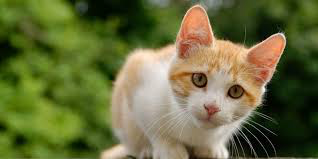
#> input picture TPS7/Para/MPI/TP-MPI/image.png, 318 x 159 px
$ python stretching-base.py
#> lines starting #> are read from the running program, lines starting #| are printed output that depends on the picture
from mpi4py import MPI
import sys
import random
import math
import numpy as np
import matplotlib.image as mpimg
from scipy import misc
import matplotlib.pyplot as plt
import matplotlib.cm as cm

M = 255

# First method for stretching contrast
def f_one(x,n):
	if x==0:
		return 0
	return int(M**(1-n) * (x**n))

# Second method for stretching contrast
def f_two(x,n):
	if x==0:
		return 0
	return int((M**((n-1)/n)) * (x**(1/n)))

# Converts an image to grayscale
def rgb2gray(rgb):
    return np.dot(rgb[...,:3], [0.299, 0.587, 0.114])

# splits a vector "x" in "size" part. In case it does not divide well, the last one receives one less than others
def split(x, size):
	n = math.ceil(len(x) / size)
	return [x[n*i:n*(i+1)] for i in range(size-1)]+[x[n*(size-1):len(x)]]

# unsplits a list x composed of n lists of t elements
def unsplit(x):
	y = []
	n = len(x)
	t = len(x[0])
	for i in range(n):
		for j in range(len(x[i])):
			y.append(x[i][j])
	return y, n, t

# Loads an image on disk named "image.png" and convert it to greyscale, and shows it
def readImage():
	img = mpimg.imread('image.png')
#> img is the input picture: shape (159, 318, 3) float32; mean R, G, B 0.403, 0.421, 0.234
	#print(img.shape)
	plt.imshow(img)
	plt.show()
	grey = rgb2gray(img)
#> in rgb2gray, `return np.dot(rgb[...,:3], [0.299, 0.587, 0.114])`:
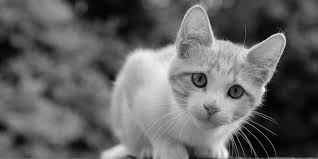
#> returned value: shape (159, 318) float64; min 0, max 0.966, mean 0.394
	plt.imshow(grey, cmap = cm.Greys_r)
	pixels, nblines, nbcolumns = unsplit(grey)
#> in unsplit, `n = len(x)`: n = 159
#> in unsplit, `t = len(x[0])`: t = 318
#> after the loop in unsplit, `for i in range(n):`: y = 50562 items
#> pixels = 50562 items; nblines = 159; nbcolumns = 318
	for i in range(0, len(pixels)):
		pixels[i] = int(pixels[i]*255)
	return pixels, nblines, nbcolumns

# Saves the image in "image-grey2-stretched.png" and shows it
def saveImage(newP, nblines, nbcolumns):
	newi = split(newP, nblines)
	newimg = np.zeros((nblines, nbcolumns))
	for rownum in range(nblines):
		for colnum in range(nbcolumns):
			newimg[rownum][colnum] = newi[rownum][colnum]
	plt.imshow(newimg, cmap = cm.Greys_r)
	plt.show()
	mpimg.imsave('image-grey2-stretched.png', newimg, cmap = cm.Greys_r )

print("Starting stretching...")

# load the image
pixels, nblines, nbcolumns = readImage()
#> pixels = 50562 items; nblines = 159; nbcolumns = 318

# compute min and max of pixels
pix_min = min(pixels)
#> pix_min = 0
pix_max = max(pixels)
#> pix_max = 246

# compute alpha, the parameter for f_* functions
alpha = 1+(pix_max - pix_min) / M
#> alpha = 1.96

# stretch contrast for all pixels. f_one and f_two are the two different methods
for i in range(0,len(pixels)):
	#pixels[i] = f_one(pixels[i], alpha)
	pixels[i] = f_two(pixels[i], alpha)

# save the image
saveImage(pixels, nblines, nbcolumns)
#> in split, `n = math.ceil(len(x) / size)`: n = 318
#> in saveImage, `newi = split(newP, nblines)`: newi = 159 items
#> after the loop in saveImage, `for rownum in range(nblines):`:
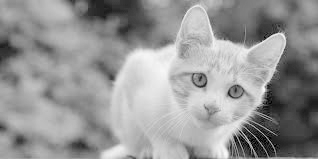
#> newimg: shape (159, 318) float64; min 0, max 250, mean 149.6
#> in saveImage, `plt.show()`:
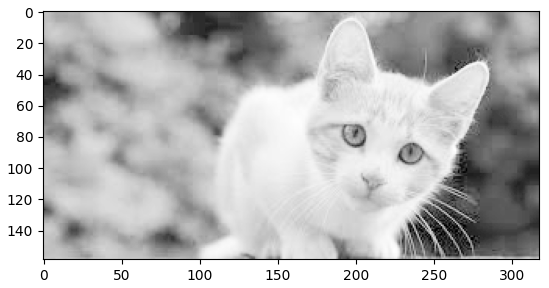
#> figure drawn by matplotlib, 1 panel
print("Stretching done...")
